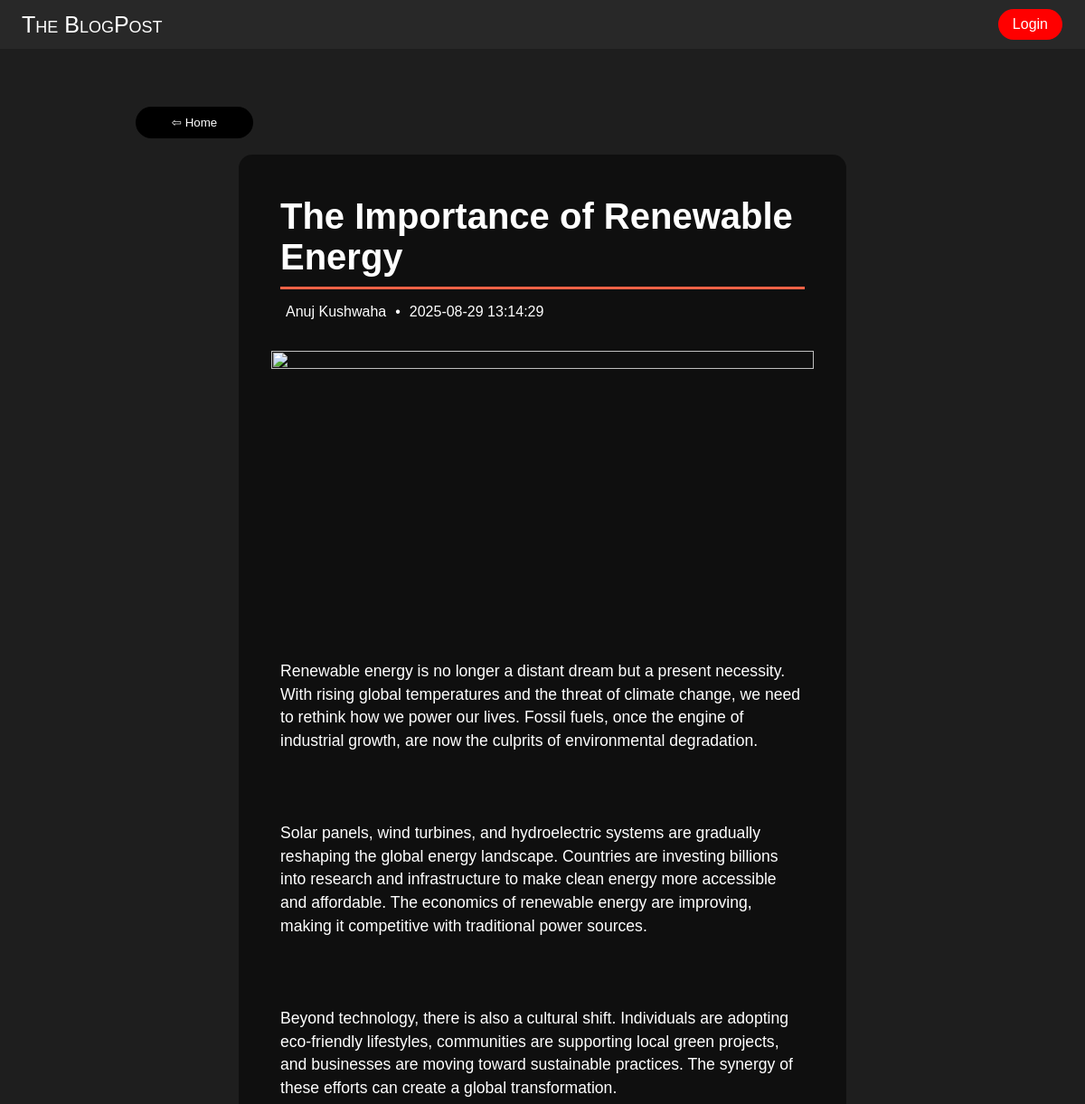
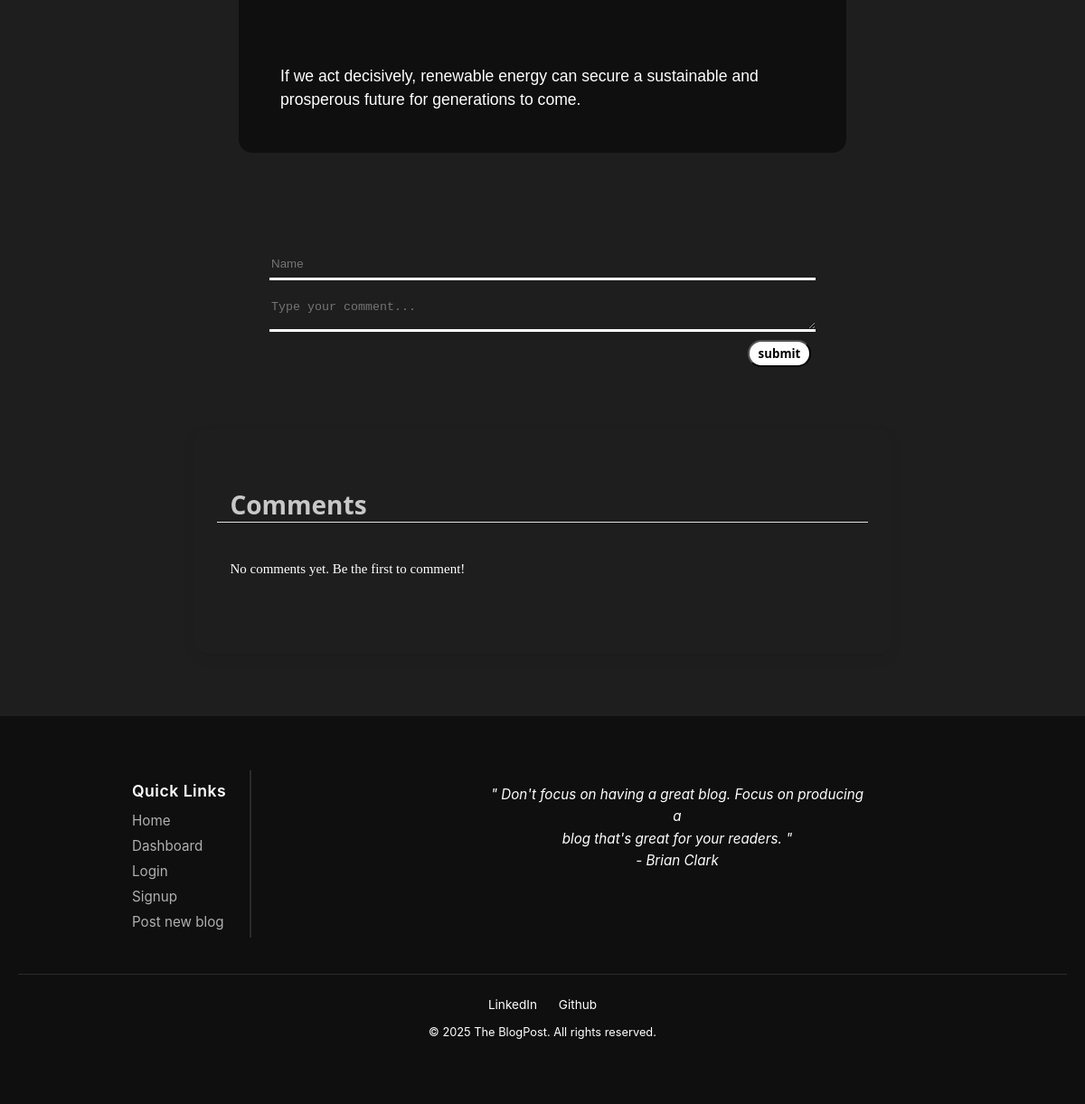
The page /blog?id=2 on the database its author committed (2 pictures, top to bottom).
### tables this page shows
CREATE TABLE blog (
    id INTEGER PRIMARY KEY AUTOINCREMENT,
    title TEXT,
    content TEXT,
    created_at DATETIME DEFAULT CURRENT_TIMESTAMP,
    author TEXT
, user_id INTEGER DEFAULT 1);

### app.py (the view)
@app.route("/blog", methods = ["GET"])
def blog():
    blog_id = request.args.get("id")
    con = sqlite3.connect("database.db")
    cur = con.cursor()
    cur.execute("SELECT id, url FROM img")
    imgs = cur.fetchall()
    img_dict = {img[0]: img[1] for img in imgs}
    cur.execute("SELECT title, content, created_at, author FROM blog WHERE id = ?", (blog_id,))
    blog = cur.fetchone()
    cur.execute("SELECT name, comment FROM comments WHERE id = ?", (blog_id, ))
    comments = cur.fetchall()
    con.close()
    html = render_template("blog.html", blog = blog, img_dict = img_dict, blog_id = int(blog_id), comments = comments, current_user = current_user)
    return html

### templates/blog.html (shortened to what this page needs)
<!DOCTYPE html>
<html lang="en">
<head>
    <link rel = "stylesheet" href = "{{url_for('static', filename = 'style.css')}}">
</head>
<body id = "blog_link">
    <div class = "top">
            <a class = "left" href = "{{url_for('index')}}">The BlogPost</a>
            <div class = "nav_links">
                {% if current_user.is_authenticated %}
                    <a class = "right" href="{{ url_for('dashboard') }}">Dashboard</a>
                    <a class = "right" href="{{ url_for('logout') }}">Logout</a>
                {% else %}
                    <a class = "right" href="{{ url_for('login') }}">Login</a>
                {% endif %}
            </div>
        </div>
        <div class="progress-container">
</div>
    <div id = "back_frame">
        <br>
            <button id = "back_button" onclick = "main_menu()">⇦ Home</button>
        <br><br>
    </div>
    <blog id = "blog_page">
        <div id = "blog_struct">
            <h1 id = "title" >{{blog[0]}}</h1>
            <info>
                <div class = "info">{{blog[3]}}</div>
                <div class = "info">•</div>
                <div class = "info">{{blog[2]}}</div>
            </info>
            <br>
            <img id="blog_img" src="{{ img_dict[blog_id] }}" onerror="setDefaultImage(this);">
            <br>
            <pre id = "content" style="white-space: pre-wrap;">{{blog[1] | replace('\n', '<br>' | safe)}}</pre>
        </div>
        <br>
        <div id = "comment_section">
            <br>
                <form method = "POST" action = "/comment">
                    <div>
                        <input autocomplete = "off" type="text" id = "comment" placeholder="Name" name = "name" required>
                    </div>
                    <textarea type="text" id = "comment" placeholder="Type your comment..." name = "comment"></textarea>
                    <br>
                    <div id = "comment_buttons">
                        <input class = "comment_btn" type = "submit" value = "submit"></input>
                    </div>
                </form>
            </div>
        <div class = "comments">
                <h2>Comments</h2>
                <br>
                {% if comments%}
                {% for comment in comments %}
                    <div class = "single_comment">
                        <h3 id = "user_name">{{comment[0]}}</h3>
                        <p style="white-space: pre-wrap;" id = "user_comment">{{comment[1]}}</p>
                    </div>
                {% endfor %}
                {% else %}
                    <h3 id = "user_name">No comments yet. Be the first to comment!</h3>
                {% endif %}
            <br><br><br>
        </div>
        <div id = "footer" class = "footer" >
        <div class = "footer_content">
            <div class = "link_box">
            <div class = "quick_links" style = "color:white;">
                <h1>Quick Links</h1>
                <ul>
                    <li><a class = "links" href = "{{url_for('index')}}">Home</a></li>
                    <li><a class = "links" href = "{{url_for('dashboard')}}">Dashboard</a></li>
                    {% if current_user.is_authenticated %}
                        <li><a class = "links" href = "{{url_for('logout')}}">Logout</a></li>
                    {% else %}
                        <li><a class = "links" href = "{{url_for('login')}}">Login</a></li>
                        <li><a class = "links" href = "{{url_for('signup')}}">Signup</a></li>
                    {% endif %}
                    <li><a class = "links" href = "{{url_for('submit')}}">Post new blog</a></li>
                </ul>
            </div>
        </div>
            <div class = "quote">
                <p style = "text-align:center; color:white;">" Don't focus on having a great blog. Focus on producing a <br>blog that's great for your readers. "<br> - Brian Clark</p>
            </div>
        </div>
        <div class = "footer_bottom">
            <a  href = "https://www.linkedin.com/in/shresth-65ab02304/" style = "color:white;">LinkedIn</a>
            <a href = "https://github.com/shresth3904" style = "color:white;">Github</a>
            <p style = "text-align:center; color:white;">&copy; 2025 The BlogPost. All rights reserved.</p>
        </div>
    </blog>
</body>
</html>

### static/style.css (style rules this page uses)
body { background-color: rgb(20, 20, 20); margin: 0; padding:0; }
#blog_link { background-color: rgb(30, 30, 30); }
#back_frame { padding-top: 100px; }
#back_button { background-color: black; color: white; width:130px; border: none; padding: 10px; margin-left:12.5%; border-radius: 25px; transition: all 0.3s ease; }
blog { display:flex; flex-direction: column; align-items: center; color:white; width:100%; }
#blog_struct { width:50%; background-color: rgb(15, 15, 15); border-radius: 15px; padding:3%; }
info { display:flex; margin:10px; padding: 1%; }
.info { font-family: sans-serif; margin: 0 10px 0 0; }
#title { font-family:Arial, Helvetica, sans-serif; font-size: 40px; margin: 10px; padding-bottom:10px; border-bottom: solid tomato ; }
#blog_img { display: flex; width: 100%; aspect-ratio: 300/157; object-fit: cover; object-position: center; }
#comment_section { margin-top: 30px; padding: 20px; width:100%; display:flex; flex-direction: column; justify-content: center; align-items: center; }
#comment { color:white; background-color: rgb(30, 30, 30); margin-top: 20px; width:50vw; height: 30px; text-wrap:wrap; border-radius: 0px; border: none; border-bottom: solid; }
#comment_buttons { display:flex; justify-content: right; }
.comment_btn { margin:5px 5px 0 0; border-radius: 20px; width:70px; height:30px; color:black; background-color: white; font-family:'Segoe UI', Tahoma, Geneva, Verdana, sans-serif; font-weight: 600; cursor: pointer; }
#content { margin:10px; font-family: Arial, Helvetica, sans-serif; line-height: 1.6rem; font-size: 1.1rem; text-align: left; }
.top { z-index: 100; position:fixed; display:flex; background-color: rgb(40, 40, 40); text-decoration: none; padding: 10px 20px; justify-content: space-between; align-items: center; width:100%; color: white; box-sizing: border-box; }
.right { font-family: "Trebuchet MS", "Lucida Sans Unicode", "Lucida Grande", "Lucida Sans", Arial, sans-serif; display: flex; color:white; height:80%; text-decoration: none; align-items: center; margin: 0 5px; background-color: red; padding: 8px 16px; border-radius: 20px; transition: all 0.3s ease; box-sizing: border-box; }
.left { font-family: "Arial Narrow Bold", sans-serif; font-size: 25px; line-height: 25px; display: inline-block; align-items: left; color: white; text-decoration: none;; font-variant: small-caps; padding:4px ; transition: all 0.3s ease; }
.nav_links { display: flex; }
h2 { padding: 2%; }
.comments { width: 60%; margin: 50px auto; padding: 25px; display:block; border-radius: 12px; box-shadow: 0 5px 15px rgba(0, 0, 0, 0.07); }
.comments h2 { font-family: 'Segoe UI', Tahoma, Geneva, Verdana, sans-serif; font-size: 1.75rem; font-weight: 700; color: rgb(200, 200, 200); margin-bottom: 25px; padding-bottom: 0px; border-bottom: 1px solid #e0e0e0; }
#user_name { color: white; font-weight: 300; margin: 0px 0px 5px 0; padding-left: 2%; font-size: 15px; transition: transform 0.2s ease; }
.footer { display: block; width:100vw; margin-top: 20px; background: #0f0f0f; color: #e5e5e5; padding: 60px 20px; font-family: 'Inter', sans-serif; box-sizing: border-box; }
.footer_content { display: flex; gap: 40px; max-width: 1200px; flex-wrap: wrap; margin: 0 auto; text-align: left; }
.link_box { margin-left:10%; display: flex; min-width: 130px; flex-direction: column; gap: 12px; padding-left: 10px; border-right: 2px solid #2a2a2a; }
.quick_links h1 { font-size: 1.1rem; margin-bottom: 12px; font-weight: 600; color: #ffffff; letter-spacing: 0.5px; }
.quick_links ul { list-style: none; padding: 0; margin: 0; }
.quick_links li { margin-bottom: 8px; }
.links { text-decoration: none; color: #b0b0b0; transition: all 0.3s ease; font-size: 0.95rem; }
.quote { max-width: 420px; margin: 0 auto; text-align: center; font-size: 0.95rem; line-height: 1.6; color: #cfcfcf; font-style: italic; }
.footer_bottom { margin-top: 40px; padding-top: 25px; border-top: 1px solid #2a2a2a; text-align: center; font-size: 0.85rem; color: #999; }
.footer_bottom a { color: #b0b0b0; text-decoration: none; margin: 0 10px; transition: color 0.3s ease, transform 0.2s ease; }
.footer_bottom p { margin-top: 15px; font-size: 0.8rem; color: #777; }
.progress-container { width: 100%; height: 5px; position: fixed; top: 54px; z-index: 99; }

### rows shown on the page
blog: title "The Importance of Renewable Energy", author "Anuj Kushwaha", created_at "2025-08-29 13:14:29", content "Renewable energy is no longer a distant dream but a present necessity. With rising global temperatures and the threat of climate change, we need to rethink how we power our lives. Fossil fuels, once the engine of industrial growth, are now the culprits of environmental degradation. Solar panels, wind turbines, and hydroelectric systems are gradually reshaping the global energy landscape. Countries are investing billions into research and infrastructure to make clean energy more accessible and affordable. The economics of renewable energy are improving, making it competitive with traditional power sources. Beyond technology, there is also a cultural shift. Individuals are adopting…"
